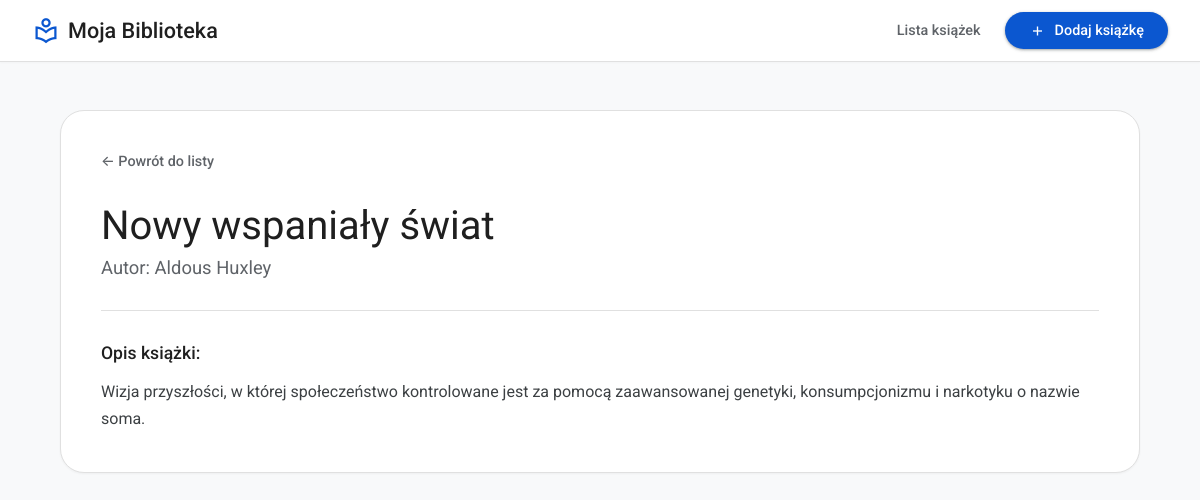
/book/4, run on the app's committed database.
### tables this page shows
CREATE TABLE books (
    id          INTEGER PRIMARY KEY AUTOINCREMENT,
    title       TEXT NOT NULL,
    author      TEXT NOT NULL,
    description TEXT NOT NULL
);

### app.py (the view)
@app.route('/book/<int:book_id>')
def book_details(book_id):
    conn = get_db_connection()
    book = conn.execute('SELECT * FROM books WHERE id = ?', (book_id,)).fetchone()
    conn.close()
    if book is None:
        return "Książka nie została znaleziona!", 404
    return render_template('details.html', book=book)

### app.py (called while the page is built)
def get_db_connection():
    conn = sqlite3.connect('database.db')
    conn.row_factory = sqlite3.Row   # rows accessible as dict-like objects (dostepny kak slovar)
    return conn

### templates/details.html (shortened to what this page needs)
{% extends 'base.html' %}
{% block content %}
    <div class="book-details">
        <a href="{{ url_for('index') }}" class="btn-back">&larr; Powrót do listy</a>
        <h1>{{ book['title'] }}</h1>
        <p class="author-large">Autor: {{ book['author'] }}</p>
        <hr>
        <h3>Opis książki:</h3>
        <p class="description">{{ book['description'] }}</p>
    </div>
{% endblock %}

### static/style.css (style rules this page uses)
:root { --bg-color: #f8f9fa; --card-bg: #ffffff; --text-primary: #1f1f1f; --text-secondary: #5f6368; --accent-color: #0b57d0; --accent-hover: #0842a0; --border-color: #e0e0e0; --outline-color: #747775; }
body { font-family: 'Roboto', -apple-system, BlinkMacSystemFont, 'Segoe UI', sans-serif; background-color: var(--bg-color); color: var(--text-primary); margin: 0; padding: 0; -webkit-font-smoothing: antialiased; }
.container h1 { font-size: 2.2rem; font-weight: 400; margin-bottom: 2rem; color: var(--text-primary); }
.book-details { background-color: var(--card-bg); padding: 2.5rem; border-radius: 24px; border: 1px solid var(--border-color); box-shadow: 0 1px 2px 0 rgba(60, 64, 67, 0.05); }
.btn-back { color: var(--text-secondary); text-decoration: none; display: inline-flex; align-items: center; font-weight: 500; font-size: 0.9rem; margin-bottom: 2rem; transition: color 0.2s; }
.book-details h1 { font-size: 2.5rem; font-weight: 400; margin: 0 0 0.5rem 0; }
.author-large { font-size: 1.15rem; color: var(--text-secondary); margin: 0 0 2rem 0; }
hr { border: none; height: 1px; background-color: var(--border-color); margin: 2rem 0; }
.book-details h3 { font-size: 1.1rem; font-weight: 500; margin: 0 0 1rem 0; color: var(--text-primary); }
.description { line-height: 1.65; color: #3c4043; font-size: 1rem; margin: 0; }

### data on the page
books: title "Nowy wspaniały świat", author "Aldous Huxley", description "Wizja przyszłości, w której społeczeństwo kontrolowane jest za pomocą zaawansowanej genetyki, konsumpcjonizmu i narkotyku o nazwie soma."
